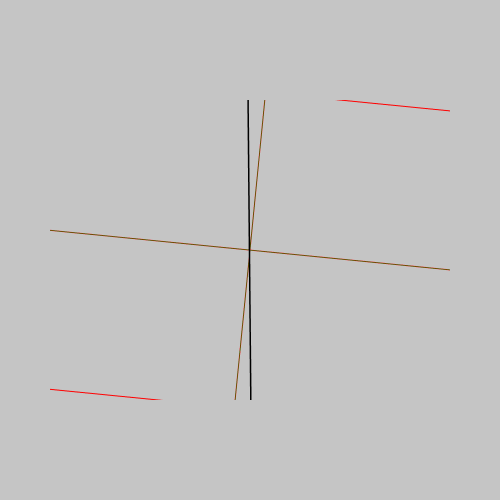

Notebook source saved alongside this figure:
### Code cell
new_9 = mols[list_names[9]]
new_9.show()

### Figure 1 — Plotly figure (JSON) as saved in the notebook; plotly's stock layout.template omitted (floating-point values rounded to 4 significant figures; data arrays with more than 128 entries replaced by an {"elided": "..."} marker saying what was removed)
{"data": [{"hoverinfo": "text", "marker": {"color": {"elided": "136 str values"}, "colorscale": [[0, "#440154"], [0.1111, "#482878"], [0.2222, "#3e4989"], [0.3333, "#31688e"], [0.4444, "#26828e"], [0.5556, "#1f9e89"], [0.6667, "#35b779"], [0.7778, "#6ece58"], [0.8889, "#b5de2b"], [1, "#fde725"]], "opacity": 0.8, "size": 3}, "mode": "markers", "text": {"elided": "136 str values"}, "type": "scatter3d", "x": {"elided": "136 float values"}, "y": {"elided": "136 float values"}, "z": {"elided": "136 float values"}}, {"line": {"color": "black", "width": 3}, "mode": "lines", "type": "scatter3d", "x": [2.534, 3.773], "y": [-0.7455, -1.374], "z": [0.4214, 0.429]}, {"line": {"color": "black", "width": 3}, "mode": "lines", "type": "scatter3d", "x": [2.534, 2.454], "y": [-0.7455, 0.2795], "z": [0.4214, 0.7554]}, {"line": {"color": "black", "width": 3}, "mode": "lines", "type": "scatter3d", "x": [2.534, 1.352], "y": [-0.7455, -1.39], "z": [0.4214, 0.02134]}, {"line": {"color": "black", "width": 3}, "mode": "lines", "type": "scatter3d", "x": [0.1593, -0.4893], "y": [-3.452, -4.32], "z": [-0.7623, 0.1128]}, {"line": {"color": "black", "width": 3}, "mode": "lines", "type": "scatter3d", "x": [0.1593, -0.4072], "y": [-3.452, -3.254], "z": [-0.7623, -2.024]}, {"line": {"color": "black", "width": 3}, "mode": "lines", "type": "scatter3d", "x": [0.1593, 1.404], "y": [-3.452, -2.735], "z": [-0.7623, -0.3565]}, {"line": {"color": "black", "width": 3}, "mode": "lines", "type": "scatter3d", "x": [-0.4893, -0.07011], "y": [-4.32, -4.492], "z": [0.1128, 1.1]}, {"line": {"color": "black", "width": 3}, "mode": "lines", "type": "scatter3d", "x": [-0.4893, -1.669], "y": [-4.32, -4.963], "z": [0.1128, -0.2546]}, {"line": {"color": "black", "width": 3}, "mode": "lines", "type": "scatter3d", "x": [-1.669, -2.139], "y": [-4.963, -5.624], "z": [-0.2546, 0.4631]}, {"line": {"color": "black", "width": 3}, "mode": "lines", "type": "scatter3d", "x": [-1.669, -2.243], "y": [-4.963, -4.767], "z": [-0.2546, -1.511]}, {"line": {"color": "black", "width": 3}, "mode": "lines", "type": "scatter3d", "x": [-2.243, -1.58], "y": [-4.767, -3.899], "z": [-1.511, -2.387]}, {"line": {"color": "black", "width": 3}, "mode": "lines", "type": "scatter3d", "x": [-2.243, -3.54], "y": [-4.767, -5.454], "z": [-1.511, -1.953]}, {"line": {"color": "black", "width": 3}, "mode": "lines", "type": "scatter3d", "x": [7.021, 7.01], "y": [4.655, 3.62], "z": [1.666, 1.309]}, {"line": {"color": "black", "width": 3}, "mode": "lines", "type": "scatter3d", "x": [-1.58, -1.987], "y": [-3.899, -3.717], "z": [-2.387, -3.376]}, {"line": {"color": "black", "width": 3}, "mode": "lines", "type": "scatter3d", "x": [-1.58, -0.4072], "y": [-3.899, -3.254], "z": [-2.387, -2.024]}, {"line": {"color": "black", "width": 3}, "mode": "lines", "type": "scatter3d", "x": [-0.4072, 0.0776], "y": [-3.254, -2.581], "z": [-2.024, -2.725]}, {"line": {"color": "black", "width": 3}, "mode": "lines", "type": "scatter3d", "x": [6.134, 7.355], "y": [1.306, 0.6014], "z": [1.708, 1.633]}, {"line": {"color": "black", "width": 3}, "mode": "lines", "type": "scatter3d", "x": [6.134, 4.989], "y": [1.306, 0.6402], "z": [1.708, 1.311]}, {"line": {"color": "black", "width": 3}, "mode": "lines", "type": "scatter3d", "x": [6.134, 6.125], "y": [1.306, 2.75], "z": [1.708, 2.22]}, {"line": {"color": "black", "width": 3}, "mode": "lines", "type": "scatter3d", "x": [3.773, 3.841], "y": [-1.374, -2.73], "z": [0.429, 0.01478]}, {"line": {"color": "black", "width": 3}, "mode": "lines", "type": "scatter3d", "x": [3.773, 4.996], "y": [-1.374, -0.6901], "z": [0.429, 0.849]}, {"line": {"color": "black", "width": 3}, "mode": "lines", "type": "scatter3d", "x": [3.841, 5.091], "y": [-2.73, -3.427], "z": [0.01478, -0.02326]}, {"line": {"color": "black", "width": 3}, "mode": "lines", "type": "scatter3d", "x": [3.841, 2.653], "y": [-2.73, -3.417], "z": [0.01478, -0.3685]}, {"line": {"color": "black", "width": 3}, "mode": "lines", "type": "scatter3d", "x": [5.091, 6.281], "y": [-3.427, -2.743], "z": [-0.02326, 0.3562]}, {"line": {"color": "black", "width": 3}, "mode": "lines", "type": "scatter3d", "x": [5.091, 5.117], "y": [-3.427, -4.768], "z": [-0.02326, -0.4362]}, {"line": {"color": "black", "width": 3}, "mode": "lines", "type": "scatter3d", "x": [2.653, 2.747], "y": [-3.417, -4.774], "z": [-0.3685, -0.7771]}, {"line": {"color": "black", "width": 3}, "mode": "lines", "type": "scatter3d", "x": [2.653, 1.404], "y": [-3.417, -2.735], "z": [-0.3685, -0.3565]}, {"line": {"color": "black", "width": 3}, "mode": "lines", "type": "scatter3d", "x": [2.747, 3.954], "y": [-4.774, -5.446], "z": [-0.7771, -0.8115]}, {"line": {"color": "black", "width": 3}, "mode": "lines", "type": "scatter3d", "x": [2.747, 1.842], "y": [-4.774, -5.29], "z": [-0.7771, -1.074]}, {"line": {"color": "black", "width": 3}, "mode": "lines", "type": "scatter3d", "x": [1.404, 1.352], "y": [-2.735, -1.39], "z": [-0.3565, 0.02134]}, {"line": {"color": "black", "width": 3}, "mode": "lines", "type": "scatter3d", "x": [1.352, 0.0721], "y": [-1.39, -0.6672], "z": [0.02134, 0.01714]}, {"line": {"color": "black", "width": 3}, "mode": "lines", "type": "scatter3d", "x": [0.0721, -0.07217], "y": [-0.6672, 0.6661], "z": [0.01714, 0.01614]}, {"line": {"color": "black", "width": 3}, "mode": "lines", "type": "scatter3d", "x": [0.0721, -0.8123], "y": [-0.6672, -1.293], "z": [0.01714, -0.02565]}, {"line": {"color": "black", "width": 3}, "mode": "lines", "type": "scatter3d", "x": [7.708, 6.684], "y": [2.408, 2.785], "z": [3.701, 3.654]}, {"line": {"color": "black", "width": 3}, "mode": "lines", "type": "scatter3d", "x": [7.355, 7.402], "y": [0.6014, -0.6954], "z": [1.633, 1.191]}, {"line": {"color": "black", "width": 3}, "mode": "lines", "type": "scatter3d", "x": [7.355, 8.279], "y": [0.6014, 1.086], "z": [1.633, 1.931]}, {"line": {"color": "black", "width": 3}, "mode": "lines", "type": "scatter3d", "x": [7.402, 8.349], "y": [-0.6954, -1.221], "z": [1.191, 1.144]}, {"line": {"color": "black", "width": 3}, "mode": "lines", "type": "scatter3d", "x": [7.402, 6.231], "y": [-0.6954, -1.38], "z": [1.191, 0.7957]}, {"line": {"color": "black", "width": 3}, "mode": "lines", "type": "scatter3d", "x": [6.231, 4.996], "y": [-1.38, -0.6901], "z": [0.7957, 0.849]}, {"line": {"color": "black", "width": 3}, "mode": "lines", "type": "scatter3d", "x": [6.231, 6.281], "y": [-1.38, -2.743], "z": [0.7957, 0.3562]}, {"line": {"color": "black", "width": 3}, "mode": "lines", "type": "scatter3d", "x": [8.043, 7.01], "y": [3.265, 3.62], "z": [1.286, 1.309]}, {"line": {"color": "black", "width": 3}, "mode": "lines", "type": "scatter3d", "x": [4.996, 4.989], "y": [-0.6901, 0.6402], "z": [0.849, 1.311]}, {"line": {"color": "black", "width": 3}, "mode": "lines", "type": "scatter3d", "x": [4.525, 4.031], "y": [-7.504, -6.884], "z": [-0.5006, -1.255]}, {"line": {"color": "black", "width": 3}, "mode": "lines", "type": "scatter3d", "x": [4.989, 4.045], "y": [0.6402, 1.162], "z": [1.311, 1.361]}, {"line": {"color": "black", "width": 3}, "mode": "lines", "type": "scatter3d", "x": [6.281, 7.528], "y": [-2.743, -3.418], "z": [0.3562, 0.3095]}, {"line": {"color": "black", "width": 3}, "mode": "lines", "type": "scatter3d", "x": [5.117, 3.954], "y": [-4.768, -5.446], "z": [-0.4362, -0.8115]}, {"line": {"color": "black", "width": 3}, "mode": "lines", "type": "scatter3d", "x": [5.117, 6.071], "y": [-4.768, -5.283], "z": [-0.4362, -0.4613]}, {"line": {"color": "black", "width": 3}, "mode": "lines", "type": "scatter3d", "x": [7.01, 6.635], "y": [3.62, 3.619], "z": [1.309, 0.281]}, {"line": {"color": "black", "width": 3}, "mode": "lines", "type": "scatter3d", "x": [7.01, 6.125], "y": [3.62, 2.75], "z": [1.309, 2.22]}, {"line": {"color": "black", "width": 3}, "mode": "lines", "type": "scatter3d", "x": [7.528, 8.59], "y": [-3.418, -3.993], "z": [0.3095, 0.2714]}, {"line": {"color": "black", "width": 3}, "mode": "lines", "type": "scatter3d", "x": [3.954, 4.031], "y": [-5.446, -6.884], "z": [-0.8115, -1.255]}, {"line": {"color": "black", "width": 3}, "mode": "lines", "type": "scatter3d", "x": [4.031, 3.037], "y": [-6.884, -7.298], "z": [-1.255, -1.435]}, {"line": {"color": "black", "width": 3}, "mode": "lines", "type": "scatter3d", "x": [4.031, 4.608], "y": [-6.884, -6.981], "z": [-1.255, -2.18]}, {"line": {"color": "black", "width": 3}, "mode": "lines", "type": "scatter3d", "x": [2.862, 3.255], "y": [5.746, 6.331], "z": [-4.023, -3.188]}, {"line": {"color": "black", "width": 3}, "mode": "lines", "type": "scatter3d", "x": [3.255, 4.173], "y": [6.331, 6.822], "z": [-3.188, -3.527]}, {"line": {"color": "black", "width": 3}, "mode": "lines", "type": "scatter3d", "x": [3.255, 2.522], "y": [6.331, 7.108], "z": [-3.188, -2.95]}, {"line": {"color": "black", "width": 3}, "mode": "lines", "type": "scatter3d", "x": [3.255, 3.54], "y": [6.331, 5.451], "z": [-3.188, -1.958]}, {"line": {"color": "black", "width": 3}, "mode": "lines", "type": "scatter3d", "x": [3.446, 4.132], "y": [7.144, 6.341], "z": [-0.5705, -0.858]}, {"line": {"color": "black", "width": 3}, "mode": "lines", "type": "scatter3d", "x": [4.132, 5.052], "y": [6.341, 6.808], "z": [-0.858, -1.22]}, {"line": {"color": "black", "width": 3}, "mode": "lines", "type": "scatter3d", "x": [4.132, 4.385], "y": [6.341, 5.768], "z": [-0.858, 0.03849]}, {"line": {"color": "black", "width": 3}, "mode": "lines", "type": "scatter3d", "x": [4.132, 3.54], "y": [6.341, 5.451], "z": [-0.858, -1.958]}, {"line": {"color": "black", "width": 3}, "mode": "lines", "type": "scatter3d", "x": [4.585, 5.522], "y": [4.383, 4.858], "z": [-2.327, -2.635]}, {"line": {"color": "black", "width": 3}, "mode": "lines", "type": "scatter3d", "x": [4.585, 4.799], "y": [4.383, 3.731], "z": [-2.327, -1.475]}, {"line": {"color": "black", "width": 3}, "mode": "lines", "type": "scatter3d", "x": [4.585, 4.248], "y": [4.383, 3.75], "z": [-2.327, -3.152]}, {"line": {"color": "black", "width": 3}, "mode": "lines", "type": "scatter3d", "x": [4.585, 3.54], "y": [4.383, 5.451], "z": [-2.327, -1.958]}, {"line": {"color": "black", "width": 3}, "mode": "lines", "type": "scatter3d", "x": [-4.525, -4.031], "y": [7.501, 6.88], "z": [-0.516, -1.269]}, {"line": {"color": "black", "width": 3}, "mode": "lines", "type": "scatter3d", "x": [-4.607, -4.031], "y": [6.976, 6.88], "z": [-2.195, -1.269]}, {"line": {"color": "black", "width": 3}, "mode": "lines", "type": "scatter3d", "x": [-3.036, -4.031], "y": [7.294, 6.88], "z": [-1.448, -1.269]}, {"line": {"color": "black", "width": 3}, "mode": "lines", "type": "scatter3d", "x": [-3.54, -3.254], "y": [-5.454, -6.334], "z": [-1.953, -3.183]}, {"line": {"color": "black", "width": 3}, "mode": "lines", "type": "scatter3d", "x": [-3.54, -4.132], "y": [-5.454, -6.343], "z": [-1.953, -0.8536]}, {"line": {"color": "black", "width": 3}, "mode": "lines", "type": "scatter3d", "x": [-3.54, -4.585], "y": [-5.454, -4.385], "z": [-1.953, -2.324]}, {"line": {"color": "black", "width": 3}, "mode": "lines", "type": "scatter3d", "x": [-3.254, -2.86], "y": [-6.334, -5.749], "z": [-3.183, -4.018]}, {"line": {"color": "black", "width": 3}, "mode": "lines", "type": "scatter3d", "x": [-3.254, -2.522], "y": [-6.334, -7.111], "z": [-3.183, -2.945]}, {"line": {"color": "black", "width": 3}, "mode": "lines", "type": "scatter3d", "x": [-3.254, -4.172], "y": [-6.334, -6.825], "z": [-3.183, -3.522]}, {"line": {"color": "black", "width": 3}, "mode": "lines", "type": "scatter3d", "x": [-4.132, -4.385], "y": [-6.343, -5.769], "z": [-0.8536, 0.04254]}, {"line": {"color": "black", "width": 3}, "mode": "lines", "type": "scatter3d", "x": [-4.132, -5.052], "y": [-6.343, -6.81], "z": [-0.8536, -1.216]}, {"line": {"color": "black", "width": 3}, "mode": "lines", "type": "scatter3d", "x": [-4.132, -3.447], "y": [-6.343, -7.146], "z": [-0.8536, -0.5656]}, {"line": {"color": "black", "width": 3}, "mode": "lines", "type": "scatter3d", "x": [-4.585, -4.247], "y": [-4.385, -3.753], "z": [-2.324, -3.148]}, {"line": {"color": "black", "width": 3}, "mode": "lines", "type": "scatter3d", "x": [-4.585, -5.521], "y": [-4.385, -4.86], "z": [-2.324, -2.632]}, {"line": {"color": "black", "width": 3}, "mode": "lines", "type": "scatter3d", "x": [-4.585, -4.799], "y": [-4.385, -3.733], "z": [-2.324, -1.472]}, {"line": {"color": "black", "width": 3}, "mode": "lines", "type": "scatter3d", "x": [6.69, 6.684], "y": [3.812, 2.785], "z": [4.034, 3.654]}, {"line": {"color": "black", "width": 3}, "mode": "lines", "type": "scatter3d", "x": [6.125, 4.716], "y": [2.75, 3.355], "z": [2.22, 2.242]}, {"line": {"color": "black", "width": 3}, "mode": "lines", "type": "scatter3d", "x": [6.125, 6.684], "y": [2.75, 2.785], "z": [2.22, 3.654]}, {"line": {"color": "black", "width": 3}, "mode": "lines", "type": "scatter3d", "x": [4.716, 4.767], "y": [3.355, 4.385], "z": [2.242, 2.608]}, {"line": {"color": "black", "width": 3}, "mode": "lines", "type": "scatter3d", "x": [4.716, 4.262], "y": [3.355, 3.38], "z": [2.242, 1.247]}, {"line": {"color": "black", "width": 3}, "mode": "lines", "type": "scatter3d", "x": [4.716, 4.047], "y": [3.355, 2.802], "z": [2.242, 2.908]}, {"line": {"color": "black", "width": 3}, "mode": "lines", "type": "scatter3d", "x": [6.684, 6.072], "y": [2.785, 2.177], "z": [3.654, 4.327]}, {"line": {"color": "black", "width": 3}, "mode": "lines", "type": "scatter3d", "x": [9.526, 8.59], "y": [-4.5, -3.993], "z": [0.2373, 0.2714]}, {"line": {"color": "black", "width": 3}, "mode": "lines", "type": "scatter3d", "x": [-8.591, -9.527], "y": [3.991, 4.498], "z": [0.258, 0.2224]}, {"line": {"color": "black", "width": 3}, "mode": "lines", "type": "scatter3d", "x": [-8.591, -7.528], "y": [3.991, 3.417], "z": [0.258, 0.2981]}, {"line": {"color": "black", "width": 3}, "mode": "lines", "type": "scatter3d", "x": [-7.021, -7.01], "y": [-4.654, -3.62], "z": [1.672, 1.312]}, {"line": {"color": "black", "width": 3}, "mode": "lines", "type": "scatter3d", "x": [-2.534, -3.774], "y": [0.7447, 1.373], "z": [0.4185, 0.4242]}, {"line": {"color": "black", "width": 3}, "mode": "lines", "type": "scatter3d", "x": [-2.534, -2.454], "y": [0.7447, -0.2797], "z": [0.4185, 0.7543]}, {"line": {"color": "black", "width": 3}, "mode": "lines", "type": "scatter3d", "x": [-2.534, -1.352], "y": [0.7447, 1.389], "z": [0.4185, 0.01844]}, {"line": {"color": "black", "width": 3}, "mode": "lines", "type": "scatter3d", "x": [-0.1591, 0.4892], "y": [3.45, 4.318], "z": [-0.7671, 0.108]}, {"line": {"color": "black", "width": 3}, "mode": "lines", "type": "scatter3d", "x": [-0.1591, 0.4079], "y": [3.45, 3.252], "z": [-0.7671, -2.029]}, {"line": {"color": "black", "width": 3}, "mode": "lines", "type": "scatter3d", "x": [-0.1591, -1.404], "y": [3.45, 2.733], "z": [-0.7671, -0.3614]}, {"line": {"color": "black", "width": 3}, "mode": "lines", "type": "scatter3d", "x": [0.4892, 0.06964], "y": [4.318, 4.491], "z": [0.108, 1.095]}, {"line": {"color": "black", "width": 3}, "mode": "lines", "type": "scatter3d", "x": [0.4892, 1.669], "y": [4.318, 4.961], "z": [0.108, -0.2593]}, {"line": {"color": "black", "width": 3}, "mode": "lines", "type": "scatter3d", "x": [1.669, 2.139], "y": [4.961, 5.623], "z": [-0.2593, 0.4584]}, {"line": {"color": "black", "width": 3}, "mode": "lines", "type": "scatter3d", "x": [1.669, 2.243], "y": [4.961, 4.765], "z": [-0.2593, -1.515]}, {"line": {"color": "black", "width": 3}, "mode": "lines", "type": "scatter3d", "x": [2.243, 1.581], "y": [4.765, 3.897], "z": [-1.515, -2.391]}, {"line": {"color": "black", "width": 3}, "mode": "lines", "type": "scatter3d", "x": [2.243, 3.54], "y": [4.765, 5.451], "z": [-1.515, -1.958]}, {"line": {"color": "black", "width": 3}, "mode": "lines", "type": "scatter3d", "x": [-4.048, -4.717], "y": [-2.799, -3.353], "z": [2.911, 2.245]}, {"line": {"color": "black", "width": 3}, "mode": "lines", "type": "scatter3d", "x": [1.581, 1.988], "y": [3.897, 3.714], "z": [-2.391, -3.38]}, {"line": {"color": "black", "width": 3}, "mode": "lines", "type": "scatter3d", "x": [1.581, 0.4079], "y": [3.897, 3.252], "z": [-2.391, -2.029]}, {"line": {"color": "black", "width": 3}, "mode": "lines", "type": "scatter3d", "x": [0.4079, -0.07662], "y": [3.252, 2.579], "z": [-2.029, -2.729]}, {"line": {"color": "black", "width": 3}, "mode": "lines", "type": "scatter3d", "x": [-6.135, -7.356], "y": [-1.305, -0.6006], "z": [1.707, 1.629]}, {"line": {"color": "black", "width": 3}, "mode": "lines", "type": "scatter3d", "x": [-6.135, -4.99], "y": [-1.305, -0.6398], "z": [1.707, 1.309]}, {"line": {"color": "black", "width": 3}, "mode": "lines", "type": "scatter3d", "x": [-6.135, -6.126], "y": [-1.305, -2.748], "z": [1.707, 2.221]}, {"line": {"color": "black", "width": 3}, "mode": "lines", "type": "scatter3d", "x": [-3.774, -3.841], "y": [1.373, 2.729], "z": [0.4242, 0.007684]}, {"line": {"color": "black", "width": 3}, "mode": "lines", "type": "scatter3d", "x": [-3.774, -4.997], "y": [1.373, 0.6897], "z": [0.4242, 0.8444]}, {"line": {"color": "black", "width": 3}, "mode": "lines", "type": "scatter3d", "x": [-3.841, -5.091], "y": [2.729, 3.425], "z": [0.007684, -0.0326]}, {"line": {"color": "black", "width": 3}, "mode": "lines", "type": "scatter3d", "x": [-3.841, -2.653], "y": [2.729, 3.415], "z": [0.007684, -0.3756]}, {"line": {"color": "black", "width": 3}, "mode": "lines", "type": "scatter3d", "x": [-5.091, -6.282], "y": [3.425, 2.742], "z": [-0.0326, 0.347]}, {"line": {"color": "black", "width": 3}, "mode": "lines", "type": "scatter3d", "x": [-5.091, -5.117], "y": [3.425, 4.766], "z": [-0.0326, -0.4477]}, {"line": {"color": "black", "width": 3}, "mode": "lines", "type": "scatter3d", "x": [-2.653, -2.747], "y": [3.415, 4.771], "z": [-0.3756, -0.7863]}, {"line": {"color": "black", "width": 3}, "mode": "lines", "type": "scatter3d", "x": [-2.653, -1.404], "y": [3.415, 2.733], "z": [-0.3756, -0.3614]}, {"line": {"color": "black", "width": 3}, "mode": "lines", "type": "scatter3d", "x": [-2.747, -3.954], "y": [4.771, 5.443], "z": [-0.7863, -0.8229]}, {"line": {"color": "black", "width": 3}, "mode": "lines", "type": "scatter3d", "x": [-2.747, -1.842], "y": [4.771, 5.287], "z": [-0.7863, -1.084]}, {"line": {"color": "black", "width": 3}, "mode": "lines", "type": "scatter3d", "x": [-1.404, -1.352], "y": [2.733, 1.389], "z": [-0.3614, 0.01844]}, {"line": {"color": "black", "width": 3}, "mode": "lines", "type": "scatter3d", "x": [-1.352, -0.07217], "y": [1.389, 0.6661], "z": [0.01844, 0.01614]}, {"line": {"color": "black", "width": 3}, "mode": "lines", "type": "scatter3d", "x": [-8.044, -7.01], "y": [-3.265, -3.62], "z": [1.289, 1.312]}, {"line": {"color": "black", "width": 3}, "mode": "lines", "type": "scatter3d", "x": [-7.356, -7.403], "y": [-0.6006, 0.6953], "z": [1.629, 1.185]}, {"line": {"color": "black", "width": 3}, "mode": "lines", "type": "scatter3d", "x": [-7.356, -8.28], "y": [-0.6006, -1.085], "z": [1.629, 1.928]}, {"line": {"color": "black", "width": 3}, "mode": "lines", "type": "scatter3d", "x": [-7.403, -8.35], "y": [0.6953, 1.221], "z": [1.185, 1.136]}, {"line": {"color": "black", "width": 3}, "mode": "lines", "type": "scatter3d", "x": [-7.403, -6.231], "y": [0.6953, 1.379], "z": [1.185, 0.7889]}, {"line": {"color": "black", "width": 3}, "mode": "lines", "type": "scatter3d", "x": [-6.231, -4.997], "y": [1.379, 0.6897], "z": [0.7889, 0.8444]}, {"line": {"color": "black", "width": 3}, "mode": "lines", "type": "scatter3d", "x": [-6.231, -6.282], "y": [1.379, 2.742], "z": [0.7889, 0.347]}, {"line": {"color": "black", "width": 3}, "mode": "lines", "type": "scatter3d", "x": [-4.768, -4.717], "y": [-4.381, -3.353], "z": [2.614, 2.245]}, {"line": {"color": "black", "width": 3}, "mode": "lines", "type": "scatter3d", "x": [-4.997, -4.99], "y": [0.6897, -0.6398], "z": [0.8444, 1.309]}, {"line": {"color": "black", "width": 3}, "mode": "lines", "type": "scatter3d", "x": [-4.99, -4.045], "y": [-0.6398, -1.162], "z": [1.309, 1.36]}, {"line": {"color": "black", "width": 3}, "mode": "lines", "type": "scatter3d", "x": [-6.282, -7.528], "y": [2.742, 3.417], "z": [0.347, 0.2981]}, {"line": {"color": "black", "width": 3}, "mode": "lines", "type": "scatter3d", "x": [-5.117, -3.954], "y": [4.766, 5.443], "z": [-0.4477, -0.8229]}, {"line": {"color": "black", "width": 3}, "mode": "lines", "type": "scatter3d", "x": [-5.117, -6.071], "y": [4.766, 5.28], "z": [-0.4477, -0.4745]}, {"line": {"color": "black", "width": 3}, "mode": "lines", "type": "scatter3d", "x": [-4.717, -6.126], "y": [-3.353, -2.748], "z": [2.245, 2.221]}, {"line": {"color": "black", "width": 3}, "mode": "lines", "type": "scatter3d", "x": [-4.717, -4.262], "y": [-3.353, -3.38], "z": [2.245, 1.251]}, {"line": {"color": "black", "width": 3}, "mode": "lines", "type": "scatter3d", "x": [-3.954, -4.031], "y": [5.443, 6.88], "z": [-0.8229, -1.269]}, {"line": {"color": "black", "width": 3}, "mode": "lines", "type": "scatter3d", "x": [-6.685, -6.126], "y": [-2.78, -2.748], "z": [3.656, 2.221]}, {"line": {"color": "black", "width": 3}, "mode": "lines", "type": "scatter3d", "x": [-6.685, -6.074], "y": [-2.78, -2.17], "z": [3.656, 4.327]}, {"line": {"color": "black", "width": 3}, "mode": "lines", "type": "scatter3d", "x": [-6.685, -7.709], "y": [-2.78, -2.402], "z": [3.656, 3.702]}, {"line": {"color": "black", "width": 3}, "mode": "lines", "type": "scatter3d", "x": [-6.685, -6.692], "y": [-2.78, -3.806], "z": [3.656, 4.038]}, {"line": {"color": "black", "width": 3}, "mode": "lines", "type": "scatter3d", "x": [-6.126, -7.01], "y": [-2.748, -3.62], "z": [2.221, 1.312]}, {"line": {"color": "black", "width": 3}, "mode": "lines", "type": "scatter3d", "x": [-7.01, -6.635], "y": [-3.62, -3.621], "z": [1.312, 0.2843]}, {"line": {"color": "black", "width": 3}, "mode": "lines", "type": "scatter3d", "x": [-0.07217, 0.8122], "y": [0.6661, 1.292], "z": [0.01614, -0.02705]}], "layout": {"autosize": false, "height": 500, "margin": {"b": 100, "l": 50, "pad": 10, "r": 50, "t": 100}, "paper_bgcolor": "rgba(140,140,140,0.5)", "plot_bgcolor": "rgba(0,100,140,0.5)", "scene": {"aspectmode": "data", "aspectratio": {"x": 1.426, "y": 1.123, "z": 0.6247}, "camera": {"center": {"x": 0, "y": 0, "z": 0}, "eye": {"x": -6.029e-20, "y": 6.093e-19, "z": 0.01}, "projection": {"type": "perspective"}, "up": {"x": 0, "y": 0, "z": 1}}, "xaxis": {"gridcolor": "red", "showbackground": false, "showgrid": true, "type": "linear", "zeroline": true, "zerolinecolor": "green"}, "yaxis": {"gridcolor": "red", "showbackground": false, "showgrid": true, "type": "linear", "zeroline": true, "zerolinecolor": "green"}, "zaxis": {"gridcolor": "red", "showbackground": false, "showgrid": true, "type": "linear", "zeroline": true, "zerolinecolor": "green"}}, "showlegend": false, "width": 500}}
